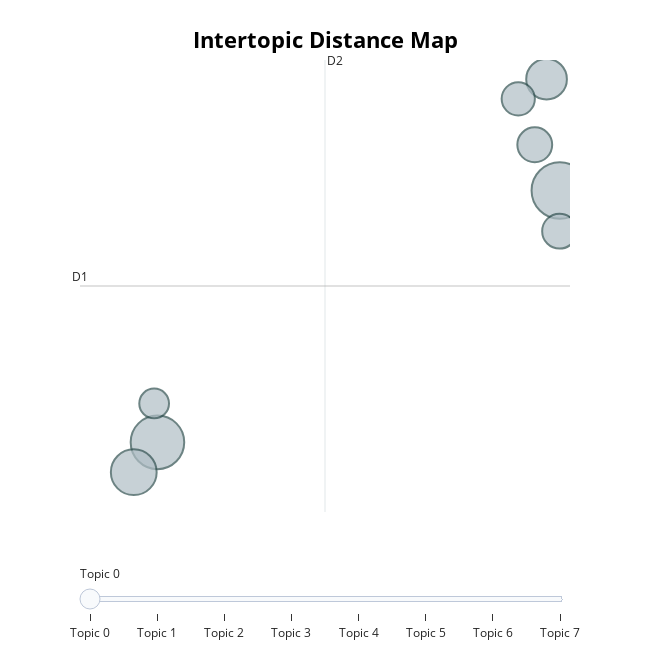

The notebook cell saved with this chart:
### Code cell
topic_model.visualize_topics()

### Figure 1 — Plotly figure (JSON) as saved in the notebook; plotly's stock layout.template omitted (floating-point values rounded to 4 significant figures)
{"data": [{"customdata": [[0, "land | use | change | cover | changes", 29], [1, "population | synthetic | populations | based | ipf", 26], [2, "agent | modeling | abms | simulation | based", 19], [3, "llms | learning | language | spatial | networks", 15], [4, "changes | land | period | czech | landscape", 11], [5, "historical | land | landscape | cover | topographic", 11], [6, "game | encoding | urban | methods | vgi", 10], [7, "urban | income | trafﬁc | segregation | sprawl", 8]], "hovertemplate": "<b>Topic %{customdata[0]}</b><br>%{customdata[1]}<br>Size: %{customdata[2]}", "legendgroup": "", "marker": {"color": "#B0BEC5", "line": {"color": "DarkSlateGrey", "width": 2}, "size": [29, 26, 19, 15, 11, 11, 10, 8], "sizemode": "area", "sizeref": 0.01812, "symbol": "circle"}, "mode": "markers", "name": "", "orientation": "v", "showlegend": false, "type": "scatter", "x": [1.026, -5.077, -5.436, 0.8248, 1.022, 0.6458, 0.3956, -5.127], "xaxis": "x", "y": [0.2429, -3.47, -3.911, 1.885, -0.3559, 0.9179, 1.595, -2.896], "yaxis": "y"}], "layout": {"annotations": [{"showarrow": false, "text": "D1", "x": -6.251, "y": -1.165, "yshift": 10}, {"showarrow": false, "text": "D2", "x": -2.536, "xshift": 10, "y": 2.168}], "height": 650, "hoverlabel": {"bgcolor": "white", "font": {"family": "Rockwell", "size": 16}}, "legend": {"itemsizing": "constant", "tracegroupgap": 0}, "margin": {"t": 60}, "shapes": [{"line": {"color": "#CFD8DC", "width": 2}, "type": "line", "x0": -2.536, "x1": -2.536, "y0": -4.497, "y1": 2.168}, {"line": {"color": "#9E9E9E", "width": 2}, "type": "line", "x0": -6.251, "x1": 1.18, "y0": -1.165, "y1": -1.165}], "sliders": [{"active": 0, "pad": {"t": 50}, "steps": [{"args": [{"marker.color": [["red", "#B0BEC5", "#B0BEC5", "#B0BEC5", "#B0BEC5", "#B0BEC5", "#B0BEC5", "#B0BEC5"]]}], "label": "Topic 0", "method": "update"}, {"args": [{"marker.color": [["#B0BEC5", "red", "#B0BEC5", "#B0BEC5", "#B0BEC5", "#B0BEC5", "#B0BEC5", "#B0BEC5"]]}], "label": "Topic 1", "method": "update"}, {"args": [{"marker.color": [["#B0BEC5", "#B0BEC5", "red", "#B0BEC5", "#B0BEC5", "#B0BEC5", "#B0BEC5", "#B0BEC5"]]}], "label": "Topic 2", "method": "update"}, {"args": [{"marker.color": [["#B0BEC5", "#B0BEC5", "#B0BEC5", "red", "#B0BEC5", "#B0BEC5", "#B0BEC5", "#B0BEC5"]]}], "label": "Topic 3", "method": "update"}, {"args": [{"marker.color": [["#B0BEC5", "#B0BEC5", "#B0BEC5", "#B0BEC5", "red", "#B0BEC5", "#B0BEC5", "#B0BEC5"]]}], "label": "Topic 4", "method": "update"}, {"args": [{"marker.color": [["#B0BEC5", "#B0BEC5", "#B0BEC5", "#B0BEC5", "#B0BEC5", "red", "#B0BEC5", "#B0BEC5"]]}], "label": "Topic 5", "method": "update"}, {"args": [{"marker.color": [["#B0BEC5", "#B0BEC5", "#B0BEC5", "#B0BEC5", "#B0BEC5", "#B0BEC5", "red", "#B0BEC5"]]}], "label": "Topic 6", "method": "update"}, {"args": [{"marker.color": [["#B0BEC5", "#B0BEC5", "#B0BEC5", "#B0BEC5", "#B0BEC5", "#B0BEC5", "#B0BEC5", "red"]]}], "label": "Topic 7", "method": "update"}]}], "title": {"font": {"color": "Black", "size": 22}, "text": "<b>Intertopic Distance Map</b>", "x": 0.5, "xanchor": "center", "y": 0.95, "yanchor": "top"}, "width": 650, "xaxis": {"anchor": "y", "domain": [0, 1], "range": [-6.251, 1.18], "title": {"text": ""}, "visible": false}, "yaxis": {"anchor": "x", "domain": [0, 1], "range": [-4.497, 2.168], "title": {"text": ""}, "visible": false}}}
